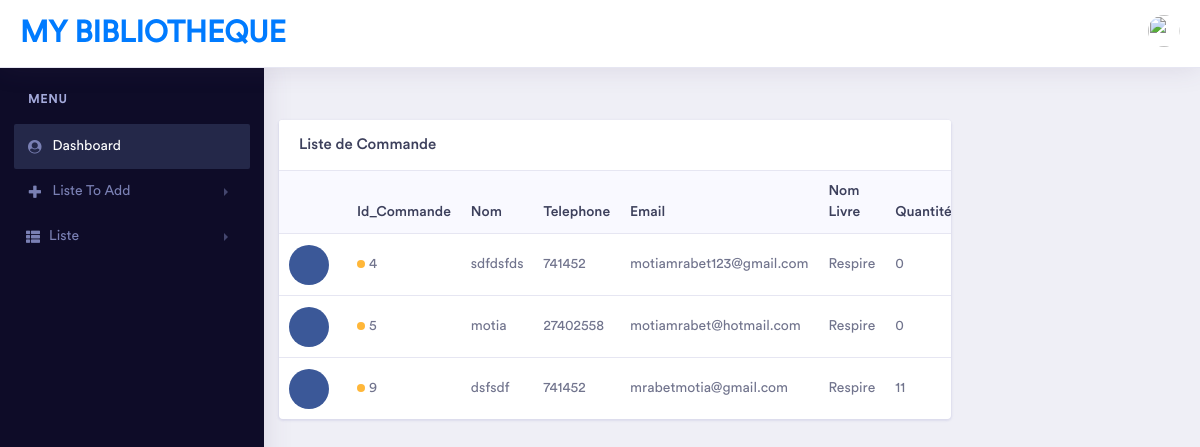
/src/concept-master/pages/liste/commande/commande.php, run on the app's committed database.
### tables this page shows
CREATE TABLE IF NOT EXISTS `commande` (
  `id` int(11) NOT NULL AUTO_INCREMENT,
  `nom` varchar(100) NOT NULL,
  `tel` int(11) NOT NULL,
  `email` varchar(100) NOT NULL,
  `noml` varchar(100) NOT NULL,
  `prod` varchar(100) NOT NULL,
  `type` varchar(100) NOT NULL,
  `prix` int(11) NOT NULL,
  `nb` int(11) NOT NULL,
  `qte` int(11) NOT NULL,
  PRIMARY KEY (`id`)
);

### src/connection/connection.php (called while the page is built, shortened)
<?php
$serveur = "localhost";
$utilisateur = "root";
$mot_passe = "";
$base_donnee = "gestion film";
$c = mysqli_connect($serveur, $utilisateur, $mot_passe) or die("erreur de connexion au serveur");
mysqli_select_db($c, $base_donnee) or die(mysqli_error($c));
$commande = "select * from commande;";
$Commande = mysqli_query($c, $commande);
?>

### src/concept-master/pages/liste/commande/commande.php (the view, shortened to what this page needs)
<!doctype html>
<html lang="en">
         <head>
            <?php include '../../../partials/head.php'; ?>
         </head>
         <body>
            <?php
               include '../../../../connection/connection.php';
                  ?>
            <div class="dashboard-main-wrapper">
            <?php include '../../../partials/navbar.php'; ?>
            <?php include '../../../partials/slidebar.php'; ?>
            <div class="dashboard-wrapper">
               <div class="col-xl-9 col-lg-12 col-md-6 col-sm-12 col-12">
                  <div class="card">
                     <h5 class="card-header">Liste de Commande</h5>
                     <div class="card-body p-0">
                        <div class="table-responsive">
                           <table class="table">
                              <thead class="bg-light">
                                 <tr class="border-0">
                                    <th class="border-0"></th>
                                    <th class="border-0">Id_Commande </th>
                                    <th class="border-0">Nom  </th>
                                    <th class="border-0">Telephone</th>
                                    <th class="border-0">Email</th>
                                    <th class="border-0">Nom Livre</th>
                                    <th class="border-0">Quantité </th>
                                 </tr>
                              </thead>
                              <tbody>
                                 <?php
                                    while ($i=mysqli_fetch_array($Commande))
                                    {
                                    ?>
                                 <tr>
                                    <td><span class="social-sales-icon-circle facebook-bgcolor mr-2"><img src="../../../../../assets/img/portfolio/<?php echo $i["img"]; ?>.jpg" alt=""></span></td>
                                    <td><span class="badge-dot badge-brand mr-1"></span><?php echo $i["id"]; ?> </td>
                                    <td><?php echo $i["nom"]; ?>  </td>
                                    <td><?php echo $i["tel"]; ?> </td>
                                    <td><?php echo $i["email"]; ?> </td>
                                    <td><?php echo $i["noml"]; ?> </td>
                                    <td><?php echo $i["qte"]; ?> </td>
                                 </tr>
                                 <?php } ?>
                              </tbody>
                           </table>
                        </div>
                     </div>
                  </div>
               </div>
            </div>
         </body>
      </html>

### src/concept-master/pages/liste/commande/commande.php (style rules this page uses)
.dashboard-wrapper { margin-top: 5%; }

### data on the page
commande: id "4", nom "sdfdsfds", tel "741452", email "motiamrabet123@gmail.com", noml "Respire", qte "0"
commande: id "5", nom "motia", tel "27402558", email "motiamrabet@hotmail.com", noml "Respire", qte "0"
commande: id "9", nom "dsfsdf", tel "741452", email "mrabetmotia@gmail.com", noml "Respire", qte "11"
